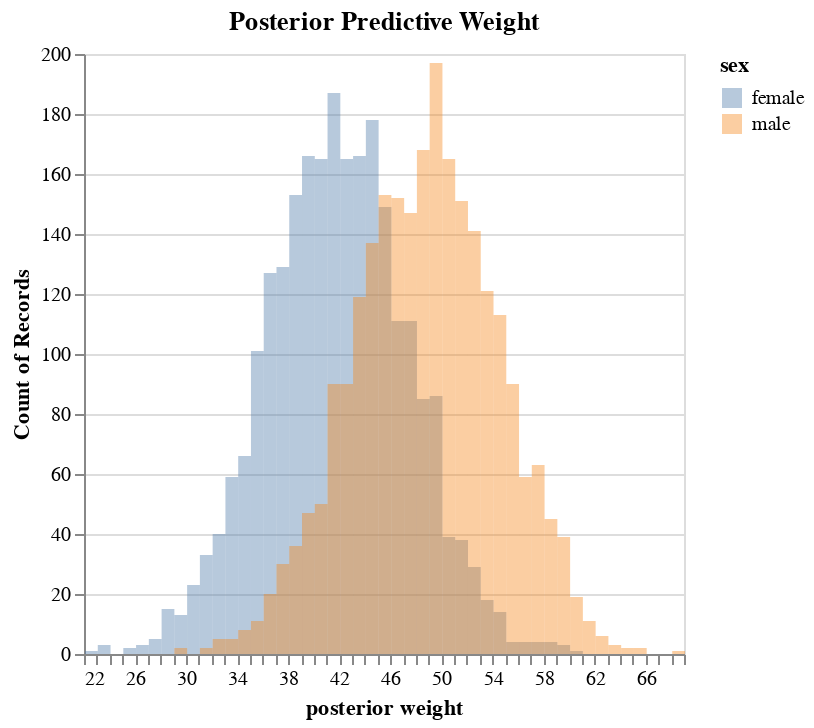

This figure's notebook cell:
### Code cell
# plot posterior predicted weight distribution
df = pd.DataFrame({"female": weight_female, "male": weight_male})
df = df[:2500].melt(var_name="sex", value_name="weight")

hist = (
    alt.Chart(df, title="Posterior Predictive Weight")
    .mark_bar(opacity=0.4, binSpacing=0)
    .encode(
        x=alt.X("weight", title="posterior weight", bin=alt.BinParams(maxbins=50)),
        y=alt.Y("count()", stack=None),
        color="sex",
    )
)

hist

### Figure 1 — Vega-Lite specification as saved in the notebook (floating-point values rounded to 4 significant figures; data arrays with more than 128 entries replaced by an {"elided": "..."} marker saying what was removed)
{"$schema": "https://vega.github.io/schema/vega-lite/v5.20.1.json", "config": {"view": {"continuousHeight": 300, "continuousWidth": 300}}, "data": {"name": "data-c7426ef349db10701d736f13d3b26299"}, "datasets": {"data-c7426ef349db10701d736f13d3b26299": {"elided": "5000 records"}}, "encoding": {"color": {"field": "sex", "type": "nominal"}, "x": {"bin": {"maxbins": 50}, "field": "weight", "title": "posterior weight", "type": "quantitative"}, "y": {"aggregate": "count", "stack": null, "type": "quantitative"}}, "mark": {"binSpacing": 0, "opacity": 0.4, "type": "bar"}, "title": "Posterior Predictive Weight"}
